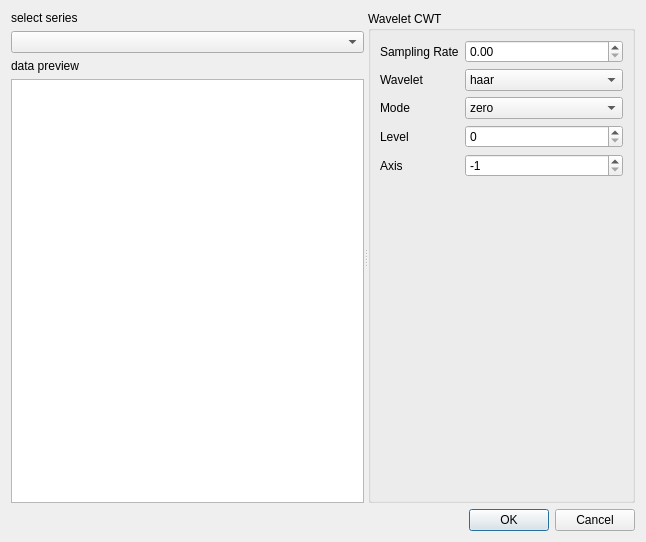
<?xml version="1.0" encoding="UTF-8"?>
<ui version="4.0">
 <class>DialogWaveletDWTSetting</class>
 <widget class="QDialog" name="DialogWaveletDWTSetting">
  <property name="geometry">
   <rect>
    <x>0</x>
    <y>0</y>
    <width>646</width>
    <height>542</height>
   </rect>
  </property>
  <property name="windowTitle">
   <string>Wavelet DWT</string>
  </property>
  <layout class="QVBoxLayout" name="verticalLayout_2">
   <item>
    <widget class="QSplitter" name="splitter">
     <property name="orientation">
      <enum>Qt::Horizontal</enum>
     </property>
     <widget class="QWidget" name="layoutWidget">
      <layout class="QVBoxLayout" name="verticalLayout">
       <item>
        <widget class="QLabel" name="label">
         <property name="text">
          <string>select series</string>
         </property>
        </widget>
       </item>
       <item>
        <widget class="DA::DADataManagerComboBox" name="comboBoxDataMgr"/>
       </item>
       <item>
        <widget class="QLabel" name="label_2">
         <property name="text">
          <string>data preview</string>
         </property>
        </widget>
       </item>
       <item>
        <widget class="QTableView" name="tableViewPreview"/>
       </item>
      </layout>
     </widget>
     <widget class="QGroupBox" name="groupBoxPeakAnalysis">
      <property name="title">
       <string>Wavelet CWT</string>
      </property>
      <layout class="QGridLayout" name="gridLayout">
       <item row="6" column="1">
        <spacer name="verticalSpacer">
         <property name="orientation">
          <enum>Qt::Vertical</enum>
         </property>
         <property name="sizeHint" stdset="0">
          <size>
           <width>20</width>
           <height>40</height>
          </size>
         </property>
        </spacer>
       </item>
       <item row="1" column="1" colspan="2">
        <widget class="QComboBox" name="comboBoxWavelet">
         <item>
          <property name="text">
           <string>haar</string>
          </property>
         </item>
         <item>
          <property name="text">
           <string>db2</string>
          </property>
         </item>
         <item>
          <property name="text">
           <string>db3</string>
          </property>
         </item>
         <item>
          <property name="text">
           <string>db4</string>
          </property>
         </item>
         <item>
          <property name="text">
           <string>db5</string>
          </property>
         </item>
         <item>
          <property name="text">
           <string>db6</string>
          </property>
         </item>
         <item>
          <property name="text">
           <string>db7</string>
          </property>
         </item>
         <item>
          <property name="text">
           <string>db8</string>
          </property>
         </item>
         <item>
          <property name="text">
           <string>db9</string>
          </property>
         </item>
         <item>
          <property name="text">
           <string>db10</string>
          </property>
         </item>
         <item>
          <property name="text">
           <string>bior1.1</string>
          </property>
         </item>
         <item>
          <property name="text">
           <string>bior1.3</string>
          </property>
         </item>
         <item>
          <property name="text">
           <string>bior1.5</string>
          </property>
         </item>
         <item>
          <property name="text">
           <string>bior2.2</string>
          </property>
         </item>
         <item>
          <property name="text">
           <string>bior2.4</string>
          </property>
         </item>
         <item>
          <property name="text">
           <string>bior2.6</string>
          </property>
         </item>
         <item>
          <property name="text">
           <string>bior2.8</string>
          </property>
         </item>
         <item>
          <property name="text">
           <string>bior3.1</string>
          </property>
         </item>
         <item>
          <property name="text">
           <string>bior3.3</string>
          </property>
         </item>
         <item>
          <property name="text">
           <string>bior3.5</string>
          </property>
         </item>
         <item>
          <property name="text">
           <string>bior3.7</string>
          </property>
         </item>
        </widget>
       </item>
       <item row="5" column="0">
        <widget class="QLabel" name="labelAxis">
         <property name="text">
          <string>Axis</string>
         </property>
        </widget>
       </item>
       <item row="0" column="1" colspan="2">
        <widget class="QDoubleSpinBox" name="doubleSpinBoxSamplingRate"/>
       </item>
       <item row="1" column="0">
        <widget class="QLabel" name="labelWavelet">
         <property name="text">
          <string>Wavelet</string>
         </property>
        </widget>
       </item>
       <item row="3" column="0">
        <widget class="QLabel" name="labelLevel">
         <property name="text">
          <string>Level</string>
         </property>
        </widget>
       </item>
       <item row="5" column="1" colspan="2">
        <widget class="QSpinBox" name="spinBoxAxis">
         <property name="minimum">
          <number>-1</number>
         </property>
         <property name="value">
          <number>-1</number>
         </property>
        </widget>
       </item>
       <item row="0" column="0">
        <widget class="QLabel" name="labelSamplingRate">
         <property name="text">
          <string>Sampling Rate</string>
         </property>
        </widget>
       </item>
       <item row="2" column="0">
        <widget class="QLabel" name="labelMethod">
         <property name="text">
          <string>Mode</string>
         </property>
        </widget>
       </item>
       <item row="2" column="1" colspan="2">
        <widget class="QComboBox" name="comboBoxMode">
         <item>
          <property name="text">
           <string>zero</string>
          </property>
         </item>
         <item>
          <property name="text">
           <string>constant</string>
          </property>
         </item>
         <item>
          <property name="text">
           <string>symmetric</string>
          </property>
         </item>
         <item>
          <property name="text">
           <string>periodic</string>
          </property>
         </item>
        </widget>
       </item>
       <item row="3" column="1" colspan="2">
        <widget class="QSpinBox" name="spinBoxLevel"/>
       </item>
      </layout>
     </widget>
    </widget>
   </item>
   <item>
    <widget class="QDialogButtonBox" name="buttonBox">
     <property name="standardButtons">
      <set>QDialogButtonBox::Cancel|QDialogButtonBox::Ok</set>
     </property>
    </widget>
   </item>
  </layout>
 </widget>
 <customwidgets>
  <customwidget>
   <class>DA::DADataManagerComboBox</class>
   <extends>QComboBox</extends>
   <header>DADataManagerComboBox.h</header>
  </customwidget>
 </customwidgets>
 <resources/>
 <connections>
  <connection>
   <sender>buttonBox</sender>
   <signal>rejected()</signal>
   <receiver>DialogWaveletDWTSetting</receiver>
   <slot>reject()</slot>
   <hints>
    <hint type="sourcelabel">
     <x>589</x>
     <y>519</y>
    </hint>
    <hint type="destinationlabel">
     <x>338</x>
     <y>507</y>
    </hint>
   </hints>
  </connection>
 </connections>
</ui>
